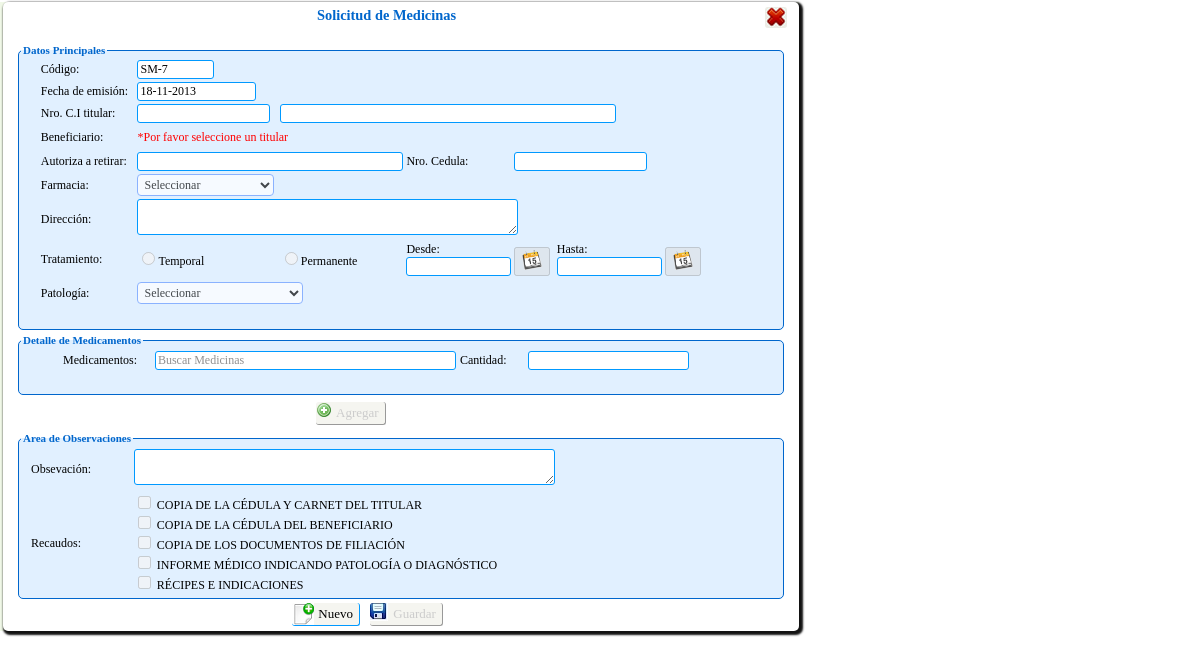
The page /persona/Php/transacciones/solicitud_medicinas/solicitud_medicina.php (signed in) on the database as committed earlier.
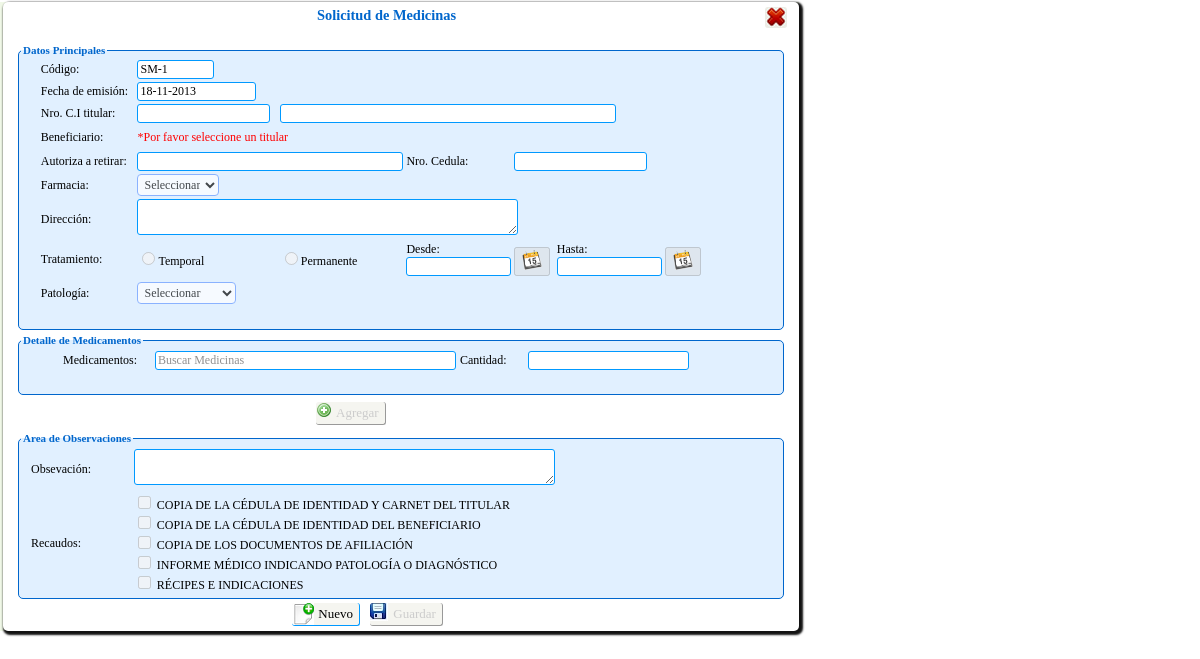
The same page on the database as committed later.
### tables this page shows
CREATE TABLE IF NOT EXISTS `tsolicitud_servicio` (
  `id_solicitud` int(11) NOT NULL,
  `id_solicitud_reembolso` int(11) NOT NULL,
  `cod_hoja` char(7) NOT NULL,
  `id_titular` int(11) NOT NULL,
  `id_beneficiario` int(11) NOT NULL,
  `tipo_beneficiario` char(1) NOT NULL,
  `id_servicio` int(11) NOT NULL,
  `id_patologia` int(11) NOT NULL,
  `autorizado` varchar(50) DEFAULT NULL,
  `ced_autorizado` int(12) DEFAULT NULL,
  `tratamiento` char(1) DEFAULT NULL,
  `fecha_ini` date DEFAULT NULL,
  `fecha_fin` date DEFAULT NULL,
  `fecha` date NOT NULL,
  `diagnostico` varchar(150) NOT NULL,
  `observacion` varchar(150) DEFAULT NULL,
  `id_medico` int(11) DEFAULT NULL,
  `id_proveedor` int(11) DEFAULT NULL,
  `hora` varchar(20) NOT NULL,
  `estatus` char(1) NOT NULL,
  `motivo_eliminacion` varchar(500) DEFAULT NULL,
  KEY `id_titular` (`id_titular`),
  KEY `id_beneficiario` (`id_beneficiario`),
  KEY `id_servicio` (`id_servicio`),
  KEY `id_medico` (`id_medico`),
  KEY `id_proveedor` (`id_proveedor`),
  KEY `id_patologia` (`id_patologia`),
  KEY `id_solicitud` (`id_solicitud`)
);

CREATE TABLE IF NOT EXISTS `trecaudo` (
  `id_recaudo` int(11) NOT NULL AUTO_INCREMENT,
  `descripcion` varchar(80) NOT NULL,
  `tipo` varchar(50) NOT NULL,
  `estatus` char(1) NOT NULL,
  PRIMARY KEY (`id_recaudo`)
);

### persona/Clases/clase_solicitud_medicina.php (called while the page is built, shortened)
<?php
include_once("clase_mysql.php");
class sMedicina extends conectaBDMy{
    public function buscaUltimoID(){
       $sql="SELECT * FROM tsolicitud_servicio ORDER BY id_solicitud DESC LIMIT 1";
		return ($cursor= parent::ejecuta_sql($sql));
    }
    public function sig_tupla( $registro )
	{
		return( parent::proxima_tupla( $registro ) );
	}
}
?>

### persona/Clases/clase_mysql.php (called while the page is built, shortened)
<?PHP
class conectaBDMy
{
	private $servidor;
	private $usuario;
	private $password;
	private $conexion;
	function conectaBDMy()
	{
		$this->servidor="localhost";
		$this->usuario="root";
		$this->password="iutep";
		$this->basedatos="bdsas";
	}
	function abrir_BD()
	{
		if ( !($enlace= @mysql_connect( $this->servidor, $this->usuario, $this->password ) ) )
		{
		header("Location: ../html/Error_bd.html");
		}
		$this->conexion=$enlace;
		return true;
	}
	function ejecuta_sql( $query )
	{
		if ( $this->abrir_BD() )
	     return ( mysql_query($query,$this->conexion ) );
	else
	     return null;
	}
  function proxima_tupla($cursor)
  {
	return mysql_fetch_array($cursor);
  }
}
?>

### persona/Clases/clase_recaudo.php (called while the page is built, shortened)
<?php
include_once("clase_mysql.php");
class recaudos extends conectaBDMy{
	private $tipoRecaudo;
    public function recaudos(){
		$this->tipoRecaudo="";
	}
 	public function setTiporecaudo($Valor){
        $this->tipoRecaudo = mb_strtoupper(trim($Valor), "utf-8");
    }
	function lista_recaudo()
	{
		$c=0;
		$sql="SELECT * FROM trecaudo where estatus='1' and tipo='$this->tipoRecaudo' order by id_recaudo";
		 $cursor=parent::ejecuta_sql($sql);
		 if($row= parent::proxima_tupla($cursor))
		 {
			 DO
			 {
				$fila[$c][1]=$row["id_recaudo"];
				$fila[$c][2]=$row["descripcion"];
				$fila[$c][3]=$row["tipo"];
				$c++;
			 }WHILE($row= parent::proxima_tupla($cursor));
		 }
		if ( $fila>0 )
			return $fila;
		else
			return -1;
	}
}
?>

### persona/Clases/clase_proveedor.php (called while the page is built, shortened)
<?php
include_once("clase_mysql.php");
class proveedor extends conectaBDMy{
function lista_proveedor_medicinas()
	{
		$c=0;
		$sql="select a.id_proveedor,a.nombre, b.id_servicio
			from tproveedor as a, tdetalle_servicio as b
			where a.id_proveedor=b.id_proveedor and a.estatus='1' and b.id_servicio='1'
			order by a.nombre";
		 $cursor=parent::ejecuta_sql($sql);
		 if($row= parent::proxima_tupla($cursor))
		 {
			 DO
			 {
				$fila[$c][1]=$row["id_proveedor"];
				$fila[$c][2]=$row["nombre"];
				$c++;
			 }WHILE($row= parent::proxima_tupla($cursor));
		 }
		if ( $fila>0 )
			return $fila;
		else
			return -1;
	}
}
?>

### persona/Clases/clase_patologia.php (called while the page is built, shortened)
<?php
include_once("clase_mysql.php");
class patologia extends conectaBDMy{
	function lista_patologia()
	{
		$c=0;
		$sql="select * from tpatologia where estatus='1' order by nombre";
		 $cursor=parent::ejecuta_sql($sql);
		 if($row= parent::proxima_tupla($cursor))
		 {
			 DO
			 {
				$fila[$c][1]=$row["id_patologia"];
				$fila[$c][2]=$row["nombre"];
				$c++;
			 }WHILE($row= parent::proxima_tupla($cursor));
		 }
		if ( $fila>0 )
			return $fila;
		else
			return -1;
	}
}
?>

### persona/Php/transacciones/solicitud_medicinas/solicitud_medicina.php (the view, shortened to what this page needs)
<?php session_start();
include_once("../../../Clases/clase_solicitud_medicina.php");
$sMedicina= new sMedicina();
$res=$sMedicina->buscaUltimoID();
$res=$sMedicina->sig_tupla($res);
$compl='SM-';
$idSolicitud='0';
if($res){
	$idSolicitud=$res['id_solicitud']+1;
}else{
	$idSolicitud='1';
}
?><!DOCTYPE HTML>
<html lang="es">
<head>
<link rel="stylesheet" type="text/css" href="../../../Css/estilo2.css" />
<link rel="stylesheet" type="text/css" href="../../../Css/estilos.css" />
<link rel="stylesheet" type="text/css" href="../../../Css/jscal2.css" />
<link href="../../../JavaScript/jquery.alerts.css" rel="stylesheet" type="text/css" />
  <link type="text/css" rel="stylesheet" href="../jquery/themes/base/jquery.ui.theme.css" />
  <link type="text/css" rel="stylesheet" href="../jquery/themes/base/jquery.ui.autocomplete.css" />
</head>
<body>
<div id="cuerpo">
<form action="" method="POST" id="form_solicitud_medicina" name="form_solicitud_medicina">
<table width="779" height="25" border="0" cellpadding="0" cellspacing="0">
    <tr>
      <td width="757"> <h1>Solicitud de Medicinas</h1></td>
      <td width="22" valign="top"><input name="cancelar" type="button" id="cancelar" class='btn_cancelar_act_img'   onclick="location.href='../../../../html/blanco2.html'"title="Salir"/></td>
    </tr>
  </table>
  <fieldset>
  <legend align="left">Datos Principales</legend>
    <table width="757" border="0" cellpadding="1" cellspacing="1">
    <tr>
      <td>&nbsp;</td>
      <td>Código:</td>
      <td><input name="fecha2" id="fecha2" type="text" size="8" readonly value="<?php echo $compl.''.$idSolicitud; ?>"/></td>
      <td colspan="5"><input type="hidden" name="codHoja" id="codHoja" value="<?php echo $compl.''.$idSolicitud; ?>"></td>
      </tr>
    <tr>
      <td width="24">&nbsp;</td>
      <td width="118">Fecha de emisión:</td>
      <td width="103"><input name="fecha" id="fecha" type="text" size="14" maxlength="10" value="<?php date_default_timezone_set('America/Caracas'); echo date("d-m-Y"); ?>" readonly /></td>
      <td colspan="5">&nbsp;</td>
      </tr>
    <tr>
      <td>&nbsp;</td>
      <td>Nro. C.I titular:</td>
      <td><input name="cedTitular" type="text" disabled id="cedTitular" title="Ejemplo: 20643089, Si la C.I es menor a ocho (8) dígitos complete con ceros (0) a la izquierda Ejemplo: 08042667" size="16" /></td>
      <td colspan="5"><div id="cap3" ><input name="vacio" type="text" id="box" size="45" readonly title="Nombre del Titular" /></div></td>
      </tr>
    <tr>
      <td>&nbsp;</td>
      <td height="23">Beneficiario:</td>
      <td colspan="6"><div id="cap1" style="color:#FF0000; display:block; width:"200" ">*Por favor seleccione un titular</div></td>
      </tr>
    <tr>
      <td>&nbsp;</td>
      <td>Autoriza a retirar:</td>
      <td colspan="2"><input name="nombAutorizado" type="text" disabled id="nombAutorizado" title="Nombre de la persona autorizada a retirar medicamento" size="35" /></td>
      <td width="83">Nro. Cedula:</td>
      <td colspan="3"><input name="cedAutorizado" type="text" disabled id="cedAutorizado" title="Cedula del Autorizado" size="16" />
        <input name="ope" type="hidden" id="ope" value="iMedicina" hidden="hidden" /></td>
      </tr>
    <tr>
      <td>&nbsp;</td>
      <td>Farmacia:</td>
      <td colspan="6"><select name="organizacion" id="organizacion" disabled="disabled">
              <option value="0" selected="selected" disabled="disabled">Seleccionar </option>
              <?php include_once("../../../Clases/clase_proveedor.php");
				$proveedor=new proveedor();
				$lista=$proveedor->lista_proveedor_medicinas();
			?><option value="<?php echo $lista[$i][1];?>"><?php echo $lista[$i][2];?></option>
            </select></td>
      </tr>
    <tr>
      <td>&nbsp;</td>
      <td>Dirección:</td>
      <td colspan="6"><div id="cap4"><textarea name="direccion" id="direccion" cols="45" rows="2" readonly></textarea></div></td>
      </tr>
    <tr>
      <td>&nbsp;</td>
      <td>Tratamiento:</td>
      <td><input type="radio" name="tratamiento" id="tratamiento1" value="T" disabled="disabled" ><label for="tratamiento1">Temporal</label></td>
      <td width="118"><input type="radio" name="tratamiento" id="tratamiento2" value="P" title="Debe indicar fecha" disabled="disabled"  ><label for="tratamiento2">Permanente</label></td>
      <td>Desde:
        <input name="fecha_ini" id="fecha_ini" type="text" size="12" maxlength="10" readonly title="Fecha de inicio"/></td>
      <td width="42" valign="bottom"><button name="boton_fec_ini" id="boton_fec_ini" class="button" disabled="disabled"  ><img src="../../../Imagen_sistema/calend.png" width="20" height="20" /></button><td width="74">Hasta:
<input name="fecha_fin" id="fecha_fin" type="text" size="12" maxlength="10" readonly title="Fecha de fin"/></td>
      <td width="170" valign="bottom"><button name="boton_fec_fin" id="boton_fec_fin" class="button" disabled="disabled" ><img src="../../../Imagen_sistema/calend.png" width="20" height="20" /></button></tr>
    <tr>
      <td>&nbsp;</td>
      <td height="28">Patología:</td>
      <td colspan="6"><select name="patologia" id="patologia" title="Estudio" disabled="disabled">
        <option value="0" selected="selected" disabled="disabled">Seleccionar </option>
        <?php include_once("../../../Clases/clase_patologia.php");
				$patologia=new patologia();
				$lista=$patologia->lista_patologia();
			?>
      </select></td>
    </tr>
    <tr>
      <td>&nbsp;</td>
      <td>&nbsp;</td>
      <td colspan="6">&nbsp;</td>
    </tr>
    </table>
    </fieldset>
     <fieldset>
      <legend align="left">Detalle de Medicamentos</legend>
     <table width="738" border="0">
    <tr>
      <td width="47">&nbsp;</td>
      <td width="93">Medicamentos:</td>
      <td width="257"><input style="color:#909090" name="medicamento" id="medicamento" disabled="disabled" size="40"  type="text" value="Buscar Medicinas" onfocus = "if(this.value=='Buscar Medicinas') {this.value=''; this.style.color='#000'}" onblur="if(this.value==''){this.value='Buscar Medicinas'; this.style.color='#909090'}" /></td>
      <td width="70">Cantidad:</td>
      <td width="159"><input name="cantidad" type="text" disabled="disabled" id="cantidad" size="20"  /></td>
      <td width="86">&nbsp;</td>
    </tr>
     <tr>
       <td>&nbsp;</td>
       <td>&nbsp;</td>
       <td>&nbsp;</td>
       <td>&nbsp;</td>
       <td>&nbsp;</td>
       <td>&nbsp;</td>
     </tr>
  </table></fieldset>
  <table  width="747" border="0">
      <tr>
      <td width="296">&nbsp;</td>
      <td width="96"> <input name="agregar" type="button" id="agregar" value="Agregar"disabled="disabled" title="Agregar un servicio"class='btn_guardar_desact btn_guardar_act_img3'  onclick="if(!crear(this)){return false;}" />
      </td>
      <td width="341">&nbsp;</td>
      </tr>
      <tr>
       <td colspan="4"></td>
      </tr>
  </table>
  <fieldset>
    <legend align="left">Area de Observaciones</legend>
    <table width="739" border="0">
    <tr>
      <td width="2">&nbsp;</td>
      <td width="99" height="24">Obsevación:</td>
      <td width="531"><span>
        <textarea name="observacion" cols="50" rows="2" disabled id="observacion" ></textarea>
      </span></td>
      <td width="89">&nbsp;</td>
    </tr>
    <tr>
      <td>&nbsp;</td>
      <td>Recaudos:</td>
      <td colspan="2"><?php 	include_once("../../../Clases/clase_recaudo.php");
			$recaudo= new recaudos();
			$recaudo->setTiporecaudo('SOLICITUD - MÉDICINAS');
			$consul=$recaudo->lista_recaudo();
			for($i=0;$i<count($consul);$i++)
			{
			if($consul[$i][3]=='SOLICITUD - MÉDICINAS'){
		?>  <input type="checkbox" name="recaudos[]" id="<?php echo $i;?>" value="<?php echo $consul[$i][1];?>" disabled="disabled">
        <?php echo "<label  for='$i'>".$consul[$i][2]."</label>"; ?><br>
        <?php
		}else { echo "<div id='open' style='color:#F00'> Alerta: No se han asignado recaudos por Solicitud de Medicinas. Por favor <a href='#'>click</a></div>";}
		}?></td>
      </tr>
    </table>
   </fieldset>
   <table  width="746" border="0" cellpadding="0" cellspacing="0">
      <tr>
      <td width="357" align="right"><input name="nuevo" type="button" id="nuevo" value="  Nuevo" class='btn_act btn_nuevo_act_img' onclick="limpiar_form(this.form)" title="Pulse para activar campos"/></td>
      <td width="389" ><input name="guardar" type="submit" class='btn_guardar_desact btn_guardar_act_img' id="guardar" disabled="disabled"  value=" Guardar" title="Guardar" onClick="if(!recuados()){return false;}"  /></td>
      </tr>
  </table>
</form>
</div>
</body>
</html>

### persona/Css/estilo2.css (style rules this page uses)
input[type=text] { background-color: #fff; border: 1px double #09F; border-radius: 3px; }
textarea { background-color: #fff; border: 1px double #09F; border-radius: 3px; }

### persona/Css/estilos.css (style rules this page uses)
body { margin: auto; width:100%; min-width:600px; max-width:2000px; background-color:transparent; font:Tahoma, Geneva, sans-serif; }
body, input, select { font-family: "Lucida Sans Unicode"; font-size: 12px; color: #000; border-radius:3px; }
#cuerpo { width:799px; height:100%; padding:0px; background:#F0F8E7; }
h1 { font-size:1.2em; color: #06C; text-align:center; }
h1, h2, p { margin: 0px 0px 20px 0px; }
form { position:relative; padding:5px; margin-top: 2px; margin-left: 3px; margin-bottom:2px; background:#FFF; display:block; box-shadow: 2px 2px 2px 2px #121212; border-radius: 5px; }
form fieldset { width:760px; border:1px solid #06C; padding:2px; margin:auto; margin-bottom:4px; border-radius: 5px; background-color:#E1F0FF; }
form legend { font-family: "Lucida Sans Unicode"; font-weight:bold; font-size:11px; color: #06C; }
select { font-family: "Lucida Sans Unicode"; font-size: 12px; color: #000; background-color:#fff; border-color:#69F; padding: 2px; border-radius:4px; }

### persona/Php/transacciones/solicitud_medicinas/solicitud_medicina.php (style rules this page uses)
.btn_act { height: 23px; background-color: #f5f5f0; border-bottom: 1px solid #09F; border-right:1px solid #09F; border-top:0px; border-left:0px; font-size: 13px; color:black; padding-left: 20px; background-repeat: no-repeat; cursor:hand; cursor:pointer; margin-left:5px; margin-right:5px; outline-width:0px; background-image: url(../../../Imagen_sistema/cancelar.jpg); }
.btn_nuevo_act_img { background-image: url(../../../Imagen_sistema/nuevo.jpg); }
.btn_cancelar_act_img { margin: auto; background-repeat: no-repeat; cursor:hand; cursor:pointer; height: 21px; width: 22px; border: 0px; background-image: url(../../../Imagen_sistema/cancelar.jpg); }
.btn_guardar_act_img { background-image: url(../../../Imagen_sistema/guardar.jpg); }
.btn_guardar_act_img3 { background-image: url(../../../Imagen_sistema/add.png); }
.btn_guardar_desact { height: 23px; background-color: #f5f5f0; border-bottom: 1px solid #999; border-right:1px solid #999; border-top:0px; border-left:0px; font-size: 13px; color:#CCC; padding-left: 20px; background-repeat: no-repeat; cursor:hand; cursor:pointer; margin-left:5px; margin-right:5px; outline-width:0px; }

Rows that differ between the two databases and show on the page:
removed tsolicitud_servicio: fecha2 "SM-7"
removed trecaudo: descripcion "COPIA DE LA CÉDULA Y CARNET DEL TITULAR"
removed trecaudo: descripcion "COPIA DE LA CÉDULA DEL BENEFICIARIO"
removed trecaudo: descripcion "COPIA DE LOS DOCUMENTOS DE FILIACIÓN"
added trecaudo: descripcion "COPIA DE LA CÉDULA DE IDENTIDAD Y CARNET DEL TITULAR"
added trecaudo: descripcion "COPIA DE LA CÉDULA DE IDENTIDAD DEL BENEFICIARIO"
now on this page (row edited): trecaudo: descripcion "COPIA DE LOS DOCUMENTOS DE AFILIACIÓN"
Other text that changed with them:
form field fecha2: (not shown) → "SM-1"
